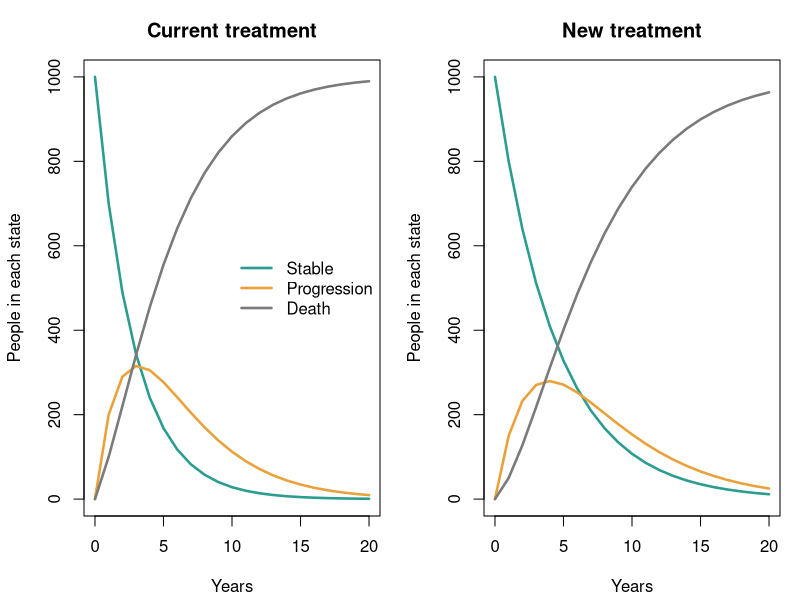

Generate this figure with R:
# ==============================================================================
# MY FIRST MARKOV MODEL: cost-effectiveness analysis
# ==============================================================================
# IMPORTANT: every number in this model is MADE UP, for learning the mechanics
# only. They do not represent any real drug and must not be used for decisions.
#
# Model question:
#   Is a new, more expensive treatment worth it compared with the current one?
#
# Health states (a person is in exactly one at a time):
#   1. Stable      2. Progression      3. Death (absorbing state: no way out)
#
# Each "cycle" lasts 1 year. In every cycle the cohort moves between states
# according to transition probabilities, and accumulates costs and QALYs
# (quality-adjusted life years) depending on the state it is in.
# ==============================================================================

# --------------------------- 1. ASSUMPTIONS (inputs) --------------------------
states        <- c("Stable", "Progression", "Death")
n_cycles      <- 20        # time horizon: 20 years
cohort        <- 1000      # people who start in the "Stable" state
discount_rate <- 0.03      # annual discount rate for costs and QALYs (assumption:
                           # check the current methodological guideline of your country)

# Transition probabilities per cycle. Each ROW sums to 1.
# Row = starting state, column = destination state.
p_current <- matrix(c(
  0.70, 0.20, 0.10,   # From Stable:      stays / progresses / dies
  0.00, 0.75, 0.25,   # From Progression: never goes back to stable / stays / dies
  0.00, 0.00, 1.00    # From Death:       absorbing
), nrow = 3, byrow = TRUE, dimnames = list(states, states))

p_new <- matrix(c(
  0.80, 0.15, 0.05,   # the new treatment delays progression and lowers mortality
  0.00, 0.75, 0.25,   # once in progression, both treatments behave the same
  0.00, 0.00, 1.00
), nrow = 3, byrow = TRUE, dimnames = list(states, states))

# Costs per person per cycle, in US dollars (USD)
cost_current <- c(Stable = 650,  Progression = 3200, Death = 0)
cost_new     <- c(Stable = 6000, Progression = 3200, Death = 0)
#   The new treatment costs USD 5,350 more per year while the person is stable
#   (the drug itself).

# Utility (quality of life) per state: 1 = perfect health, 0 = death
utility <- c(Stable = 0.80, Progression = 0.50, Death = 0)

# --------------------------- 2. FUNCTION THAT RUNS THE MODEL ------------------
run_model <- function(p, cost, utility, n_cycles, cohort, discount_rate) {
  # "Trace" matrix: one row per cycle, how many people are in each state
  trace <- matrix(0, nrow = n_cycles + 1, ncol = 3,
                  dimnames = list(0:n_cycles, states))
  trace[1, ] <- c(cohort, 0, 0)                # cycle 0: everyone starts Stable

  for (t in 1:n_cycles) {
    trace[t + 1, ] <- trace[t, ] %*% p         # the cohort moves one cycle
  }

  # Half-cycle correction: transitions are assumed to happen mid-cycle, so the
  # start and end of each cycle are averaged.
  trace_hcc <- (trace[1:n_cycles, ] + trace[2:(n_cycles + 1), ]) / 2

  # Discount factor: what happens later is worth less today
  disc <- 1 / (1 + discount_rate)^(1:n_cycles)

  total_cost <- sum((trace_hcc %*% cost)    * disc) / cohort
  total_qaly <- sum((trace_hcc %*% utility) * disc) / cohort

  list(trace = trace, cost = total_cost, qaly = total_qaly)
}

# --------------------------- 3. RUN BOTH STRATEGIES ---------------------------
res_current <- run_model(p_current, cost_current, utility, n_cycles, cohort, discount_rate)
res_new     <- run_model(p_new,     cost_new,     utility, n_cycles, cohort, discount_rate)

# --------------------------- 4. RESULTS: DIFFERENCES AND ICER -----------------
delta_cost <- res_new$cost - res_current$cost
delta_qaly <- res_new$qaly - res_current$qaly
icer       <- delta_cost / delta_qaly    # extra cost per QALY gained

fmt <- function(x) format(round(x), big.mark = ",", decimal.mark = ".", scientific = FALSE)

cat("\n================ RESULTS PER PERSON (discounted) ================\n")
cat("                    Cost (USD)         QALY\n")
cat(sprintf("Current treatment   %15s   %8.3f\n", fmt(res_current$cost), res_current$qaly))
cat(sprintf("New treatment       %15s   %8.3f\n", fmt(res_new$cost),     res_new$qaly))
cat(sprintf("Difference          %15s   %8.3f\n", fmt(delta_cost),       delta_qaly))
cat("\nICER (extra cost per QALY gained): USD", fmt(icer), "\n")
cat("=================================================================\n")

# The decision is compared against a willingness-to-pay threshold.
# This value is an EXAMPLE: each country/agency sets its own.
threshold <- 20000
cat("\nExample threshold: USD", fmt(threshold), "per QALY\n")
if (delta_qaly > 0 && icer <= threshold) {
  cat("-> With these made-up numbers, the new treatment is BELOW the threshold.\n")
} else if (delta_qaly > 0) {
  cat("-> With these made-up numbers, the new treatment is ABOVE the threshold.\n")
} else {
  cat("-> The new treatment adds no extra QALYs.\n")
}

# --------------------------- 5. PLOT: WHERE THE COHORT IS ---------------------
png("markov_trace.png", width = 1200, height = 500, res = 130)
par(mfrow = c(1, 2), mar = c(4.2, 4.2, 3, 1))
colors <- c("#2a9d8f", "#e9a23b", "#7a7a7a")
for (k in 1:2) {
  tr <- if (k == 1) res_current$trace else res_new$trace
  matplot(0:n_cycles, tr, type = "l", lty = 1, lwd = 2.5, col = colors,
          xlab = "Years", ylab = "People in each state",
          main = if (k == 1) "Current treatment" else "New treatment")
  if (k == 1) legend("right", legend = states, col = colors, lwd = 2.5, bty = "n")
}
dev.off()
cat("\nPlot saved as markov_trace.png\n")

# --------------------------- 6. MAXIMUM PRICE BELOW THE THRESHOLD -------------
# The ICER is a straight line of the drug price, so two points are enough to
# draw that line and solve for the price that gives exactly the threshold.
icer_at_price <- function(price) {
  cost_n <- cost_new
  cost_n["Stable"] <- price              # only the drug price changes
  r_n <- run_model(p_new, cost_n, utility, n_cycles, cohort, discount_rate)
  (r_n$cost - res_current$cost) / (r_n$qaly - res_current$qaly)
}

icer_a <- icer_at_price(0)               # ICER if the drug were free
icer_b <- icer_at_price(1000)            # ICER with a price of USD 1,000
slope  <- icer_b - icer_a                # how much the ICER rises per USD 1,000

max_price <- (threshold - icer_a) / slope * 1000

cat("\n---------------- MAXIMUM PRICE ----------------\n")
cat("Slope: the ICER rises by USD", fmt(slope), "for every USD 1,000 of price\n")
cat("Maximum yearly drug price to stay at the threshold: USD", fmt(max_price), "\n")
cat("Check, ICER at that price: USD", fmt(icer_at_price(max_price)), "\n")
